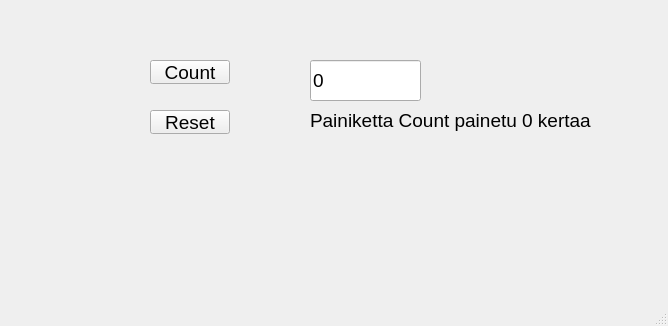
<?xml version="1.0" encoding="UTF-8"?>
<ui version="4.0">
 <class>MainWindow</class>
 <widget class="QMainWindow" name="MainWindow">
  <property name="geometry">
   <rect>
    <x>0</x>
    <y>0</y>
    <width>668</width>
    <height>326</height>
   </rect>
  </property>
  <property name="baseSize">
   <size>
    <width>600</width>
    <height>500</height>
   </size>
  </property>
  <property name="font">
   <font>
    <pointsize>14</pointsize>
   </font>
  </property>
  <property name="windowTitle">
   <string>MainWindow</string>
  </property>
  <widget class="QWidget" name="centralwidget">
   <widget class="QPushButton" name="btnCount">
    <property name="geometry">
     <rect>
      <x>150</x>
      <y>60</y>
      <width>80</width>
      <height>24</height>
     </rect>
    </property>
    <property name="font">
     <font>
      <pointsize>14</pointsize>
     </font>
    </property>
    <property name="text">
     <string>Count</string>
    </property>
   </widget>
   <widget class="QPushButton" name="btnReset">
    <property name="geometry">
     <rect>
      <x>150</x>
      <y>110</y>
      <width>80</width>
      <height>24</height>
     </rect>
    </property>
    <property name="font">
     <font>
      <pointsize>14</pointsize>
     </font>
    </property>
    <property name="text">
     <string>Reset</string>
    </property>
   </widget>
   <widget class="QLineEdit" name="txtResult">
    <property name="geometry">
     <rect>
      <x>310</x>
      <y>60</y>
      <width>111</width>
      <height>41</height>
     </rect>
    </property>
    <property name="font">
     <font>
      <pointsize>14</pointsize>
     </font>
    </property>
    <property name="text">
     <string>0</string>
    </property>
   </widget>
   <widget class="QLabel" name="labelInfo">
    <property name="geometry">
     <rect>
      <x>310</x>
      <y>110</y>
      <width>311</width>
      <height>21</height>
     </rect>
    </property>
    <property name="font">
     <font>
      <pointsize>14</pointsize>
     </font>
    </property>
    <property name="text">
     <string>Painiketta Count painetu 0 kertaa</string>
    </property>
   </widget>
  </widget>
  <widget class="QMenuBar" name="menubar">
   <property name="geometry">
    <rect>
     <x>0</x>
     <y>0</y>
     <width>668</width>
     <height>31</height>
    </rect>
   </property>
  </widget>
  <widget class="QStatusBar" name="statusbar"/>
 </widget>
 <resources/>
 <connections/>
</ui>
